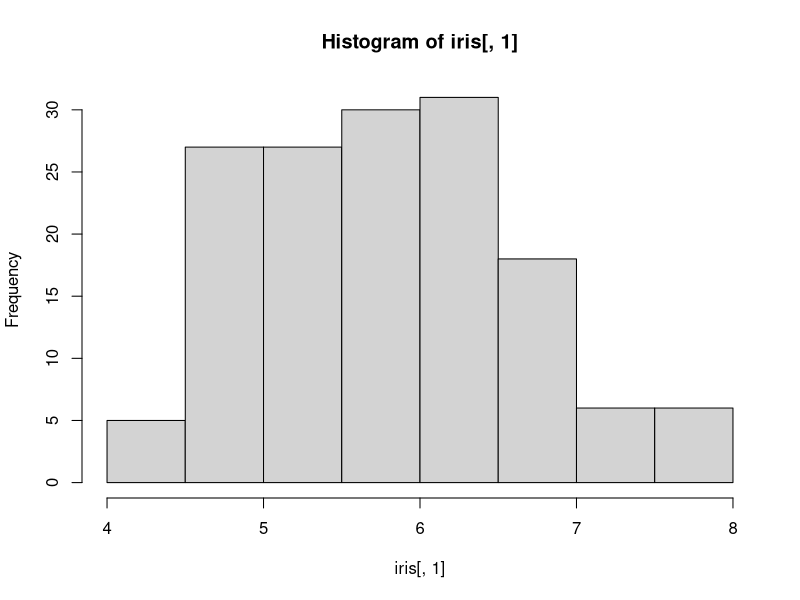
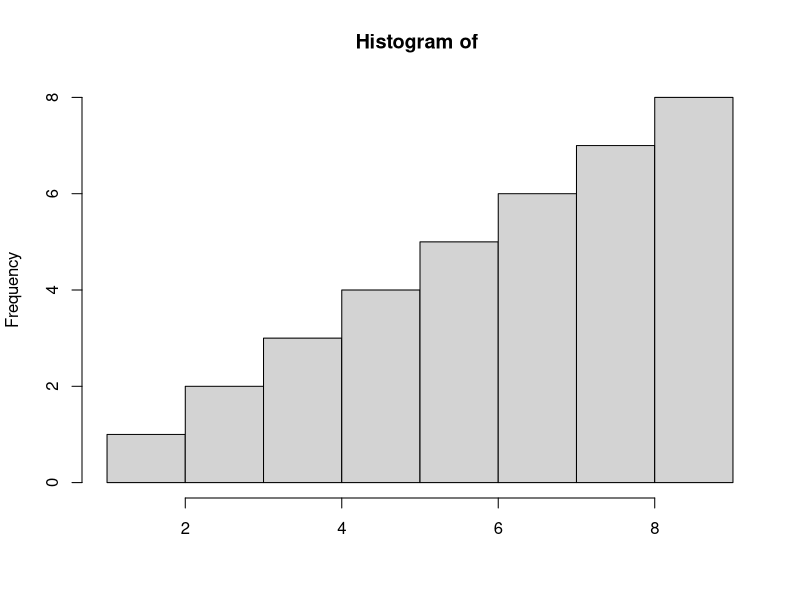

Recreate these plots in R, in order. (Note: this script raises an error after producing the figures.)
x=hist(iris[,1])
x
class(x)
b=list()
b[[1]]=1:9
b[[2]]=1:8
b[[3]]=(b$counts/diff(b$breaks))/sum(b$counts)
b[[4]]=(b$breaks[1:8]+b$breaks[2:9])/2
names(b)=c("a","b")
name=names(x)
names(b)=name[1]
names(b)=name[1:2]
names(b)=name[1:3]
names(b)=name[1:4]
class(b)="histogram"
plot(b)

(x$counts/diff(x$breaks))/sum(x$counts)


b=matrix(c(rep(1:4,)),ncol=2,nrow=4)
cor(b)



total=data2

x=data2[[1]][[1]]

#######################################################
data1=data2
  p=length(data1)
  calEX2=function(x){
    b=length(x$count)
    parta=x$count*(x$breaks[1:b]^2  
                  +  x$breaks[1:b]*x$breaks[2:(b+1)]  
                  +  x$breaks[2:(b+1)]^2)
    sum(parta)
  }
  n=length(data1[[1]])
  EX2=c()
  for (j in 1:p){
    m=sum(sapply(data1[[j]],calEX2))/(3*n)
    EX2=c(EX2,m)
  }
  EX2
  mu=hcalEX(data1)
  var=EX2-mu^2
  var

  
  